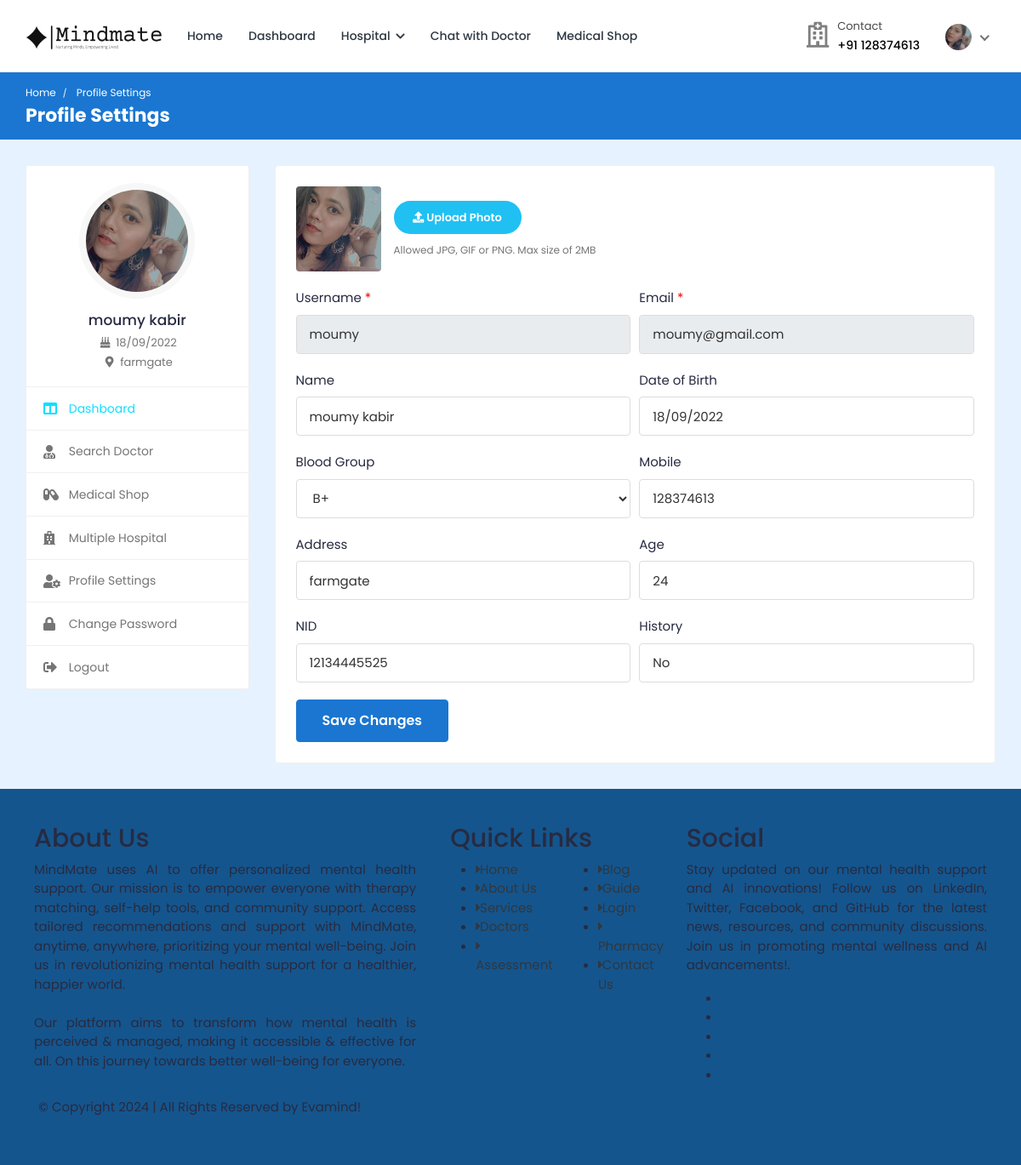
Screenshot of /profile-settings/ (signed in) with the database file from the repository.
### hospital/models.py (models this page shows, shortened)
class Patient(models.Model):
    patient_id = models.AutoField(primary_key=True)
    user = models.OneToOneField(User, on_delete=models.CASCADE, null=True, blank=True, related_name='patient')
    name = models.CharField(max_length=200, null=True, blank=True)
    username = models.CharField(max_length=200, null=True, blank=True)
    age = models.IntegerField(null=True, blank=True)
    email = models.EmailField(max_length=200, null=True, blank=True)
    phone_number = models.IntegerField(null=True, blank=True)
    address = models.CharField(max_length=200, null=True, blank=True)
    featured_image = models.ImageField(upload_to='patients/', default='patients/user-default.png', null=True, blank=True)
    blood_group = models.CharField(max_length=200, null=True, blank=True)
    history = models.CharField(max_length=200, null=True, blank=True)
    dob = models.CharField(max_length=200, null=True, blank=True)
    nid = models.CharField(max_length=200, null=True, blank=True)
    serial_number = models.CharField(max_length=200, null=True, blank=True)
    login_status = models.CharField(max_length=200, null=True, blank=True, default="offline")

### hospital/views.py (the view, shortened to what this page needs)
# urls.py: path('profile-settings/',views.profile_settings, name='profile-settings'),
@csrf_exempt
@login_required(login_url="login")
def profile_settings(request):
    if request.user.is_patient:
        patient = Patient.objects.get(user=request.user)
        old_featured_image = patient.featured_image
        if request.method == 'GET':
            context = {'patient': patient}
            return render(request, 'profile-settings.html', context)
    else:
        redirect('logout')

### templates/profile-settings.html (shortened to what this page needs)
{% load static %}
<!DOCTYPE html>
<html lang="en">
  <head>
    <link
      rel="stylesheet"
      href="{% static 'HealthStack-System/css/Normal/bootstrap.min.css' %}"
    />
    <link
      rel="stylesheet"
      href="{% static 'HealthStack-System/plugins/Normal/fontawesome/css/fontawesome.min.css' %}"
    />
    <link
      rel="stylesheet"
      href="{% static 'HealthStack-System/plugins/Normal/fontawesome/css/all.min.css' %}"
    />
    <link
      rel="stylesheet"
      href="{% static 'HealthStack-System/css/Normal/bootstrap-datetimepicker.min.css' %}"
    />
    <link
      rel="stylesheet"
      href="{% static 'HealthStack-System/plugins/Normal/select2/css/select2.min.css' %}"
    />
    <link
      rel="stylesheet"
      href="{% static 'HealthStack-System/css/Normal/style.css' %}"
    />
    <link href="https://use.fontawesome.com/releases/v5.7.2/css/all.css" rel="stylesheet" />
  </head>
  <body>
    <div class="main-wrapper">
      <header class="header">{% include 'patient_navbar.html' %}</header>
      <div class="breadcrumb-bar">
        <div class="container-fluid">
          <div class="row align-items-center">
            <div class="col-md-12 col-12">
              <nav aria-label="breadcrumb" class="page-breadcrumb">
                <ol class="breadcrumb">
                  <li class="breadcrumb-item"><a href="{% url 'patient-dashboard' %}">Home</a></li>
                  <li class="breadcrumb-item active" aria-current="page">
                    Profile Settings
                  </li>
                </ol>
              </nav>
              <h2 class="breadcrumb-title">Profile Settings</h2>
            </div>
          </div>
        </div>
      </div>
      <div class="content">
        <div class="container-fluid">
          <div class="row">
            <div class="col-md-5 col-lg-4 col-xl-3 theiaStickySidebar">
              <div>{% include 'patient-sidebar.html' %}</div>
            </div>
            <div class="col-md-7 col-lg-8 col-xl-9">
							<div class="card">
								<div class="card-body">
									<form action="{% url 'profile-settings' %}" method="POST" enctype="multipart/form-data">
										<div class="row form-row">
											<div class="col-12 col-md-12">
												<div class="form-group">
													<div class="change-avatar">
														<div class="profile-img">
															<img src="{{patient.featured_image.url}}" alt="User Image">
														</div>
														<div class="upload-img">
															<div class="change-photo-btn">
																<span><i class="fa fa-upload"></i> Upload Photo</span>
															</div>
															<small class="form-text text-muted">Allowed JPG, GIF or PNG. Max size of 2MB</small>
														</div>
													</div>
												</div>
											</div>
                      <div class="col-12 col-md-6">
                        <div class="form-group">
                          <label>Username <span class="text-danger">*</span></label>
                          <input type="text" class="form-control" readonly value="{{patient.username}}" >
                        </div>
											</div>
                      <div class="col-12 col-md-6">
                        <div class="form-group">
                          <label>Email <span class="text-danger">*</span></label>
                          <input type="text" class="form-control" readonly value="{{patient.email}}" >
                        </div>
											</div>
                      <div class="col-12 col-md-6">
												<div class="form-group">
													<label>Name</label>
													<input type="text" class="form-control" value="{{ patient.name }}" name="name">
												</div>
											</div>
											<div class="col-12 col-md-6">
												<div class="form-group">
													<label>Date of Birth</label>
														<input type="text" class="form-control datetimepicker" value="{{patient.dob}}" name="dob">
												</div>
											</div>
											<div class="col-12 col-md-6">
												<div class="form-group">
													<label>Blood Group</label>
													<select class="form-control select" name="blood_group">
                            <option value="{{patient.blood_group}}">{{patient.blood_group}}</option>
													</select>
												</div>
											</div>
											<div class="col-12 col-md-6">
												<div class="form-group">
													<label>Mobile</label>
													<input type="text" value="{{patient.phone_number}}" class="form-control" name="phone_number">
												</div>
											</div>
											<div class="col-12 col-md-6">
												<div class="form-group">
												<label>Address</label>
													<input type="text" class="form-control" value="{{patient.address}}" name="address">
												</div>
											</div>
                      <div class="col-12 col-md-6">
												<div class="form-group">
												<label>Age</label>
													<input type="text" class="form-control" value="{{patient.age}}" name="age">
												</div>
											</div>
											<div class="col-12 col-md-6">
												<div class="form-group">
													<label>NID</label>
													<input type="text" class="form-control" value="{{patient.nid}}" name="nid">
												</div>
											</div>
											<div class="col-12 col-md-6">
												<div class="form-group">
													<label>History</label>
													<input type="text" class="form-control" value="{{patient.history}}" name="history">
												</div>
											</div>
										</div>
										<div class="submit-section">
											<button type="submit" class="btn btn-primary submit-btn">Save Changes</button>
										</div>
									</form>
								</div>
							</div>
						</div>
          </div>
        </div>
      </div>
      {% include 'footer.html' %}
    </div>
  </body>
</html>

### templates/patient_navbar.html (shortened to what this page needs)
{% load static %}
<nav class="navbar navbar-expand-lg header-nav">
  <div class="navbar-header">
    <a href="{% url 'hospital_home'%}" class="navbar-brand logo">
      <img
        src="{% static 'img/mindmate-high-resolution-logo-transparent.png' %}"
        class="img-fluid"
        alt="Logo"
      />
    </a>
  </div>
  <div class="main-menu-wrapper">
    <ul class="main-nav">
      <li>
        <a href="{% url 'hospital_home'%}">Home</a>
      </li>
      <li>
        <a href="{% url 'patient-dashboard' %}">Dashboard</a>
      </li>
      <li class="has-submenu">
        <a href="#">Hospital <i class="fas fa-chevron-down"></i></a>
      </li>
      {% if user.is_authenticated and user.is_patient %}
      <li>
        <a href="{% url 'chat-home' pk=user.id %}">Chat with Doctor</a>
      </li>
      {% endif %}
      <li>
        <a href="{% url 'pharmacy_shop' %}">Medical Shop</a>
      </li>
    </ul>
  </div>
  <ul class="nav header-navbar-rht">
    <li class="nav-item contact-item">
      <div class="header-contact-img">
        <i class="far fa-hospital"></i>
      </div>
      <div class="header-contact-detail">
        <p class="contact-header">Contact</p>
        <p class="contact-info-header">+91 {{patient.phone_number}}</p>
      </div>
    </li>
    <li class="nav-item dropdown has-arrow logged-item">
      <a href="#" class="dropdown-toggle nav-link" data-toggle="dropdown">
        <span class="user-img">
          <img
            class="rounded-circle"
            src="{{patient.featured_image.url}}"
            width="31"
            alt="Richard Wilson"
          />
        </span>
      </a>
    </li>
  </ul>
</nav>

### templates/patient-sidebar.html
{% load static %}
    <div class="profile-sidebar">
      <div class="widget-profile pro-widget-content">
        <div class="profile-info-widget">
          <a href="#" class="booking-doc-img">
            <img
              src="{{ patient.featured_image.url }}"
              alt="User Image"
            />
          </a>
          <div class="profile-det-info">
            <h3>{{patient.name}}</h3>
            <div class="patient-details">
              <h5>
                <i class="fas fa-birthday-cake"></i> {{ patient.dob }}
              </h5>
              <h5 class="mb-0">
                <i class="fas fa-map-marker-alt"></i>
                {{ patient.address }}
              </h5>
            </div>
          </div>
        </div>
      </div>
      <div class="dashboard-widget">
        <nav class="dashboard-menu sidebar">
          <ul>
            <li class="active">
              <a href="{% url 'patient-dashboard' %}">
                <i class="fas fa-columns"></i>
                <span>Dashboard</span>
              </a>
            </li>
            <li class="nav-item has-submenu">
              <a href="{% url 'search' %}">
                <i class="fas fa-user-md"></i>
                <span>Search Doctor</span>
              </a>
            </li>
            <li class="has-submenu">
              <a href="{% url 'pharmacy_shop' %}" class="nav-link">
                <i class="fas fa-capsules"></i>
                <span>Medical Shop</span>
              </a>
            </li>
            <li>
                <a href="{% url 'multiple-hospital' %}">
                  <i class="fas fa-hospital"></i>
                  <span>Multiple Hospital</span>
                </a>
            </li>
            <li>
              <a href="{% url 'profile-settings' %}">
                <i class="fas fa-user-cog"></i>
                <span>Profile Settings</span>
              </a>
            </li>
            <li>
              <a href="{% url 'change-password' pk=user.id%}">
                <i class="fas fa-lock"></i>
                <span>Change Password</span>
              </a>
            </li>
            <li>
              <a href="{% url 'logout' %}">
                <i class="fas fa-sign-out-alt"></i>
                <span>Logout</span>
              </a>
            </li>
          </ul>
        </nav>
      </div>
    </div>

### rows the page displays
Patient: phone_number "128374613", featured_image (picture), name "moumy kabir", dob "18/09/2022", address "farmgate", username "moumy", email "moumy@gmail.com", blood_group "B+", age "24", nid "12134445525", history "No"
